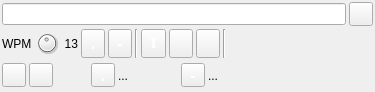
<?xml version="1.0" encoding="UTF-8"?>
<ui version="4.0">
 <class>CWKeyerGUI</class>
 <widget class="QWidget" name="CWKeyerGUI">
  <property name="geometry">
   <rect>
    <x>0</x>
    <y>0</y>
    <width>375</width>
    <height>92</height>
   </rect>
  </property>
  <property name="font">
   <font>
    <family>Liberation Sans</family>
    <pointsize>9</pointsize>
   </font>
  </property>
  <property name="windowTitle">
   <string>CW манипулятор</string>
  </property>
  <layout class="QGridLayout" name="gridLayout" columnstretch="1,0,0">
   <property name="leftMargin">
    <number>2</number>
   </property>
   <property name="topMargin">
    <number>2</number>
   </property>
   <property name="rightMargin">
    <number>2</number>
   </property>
   <property name="bottomMargin">
    <number>2</number>
   </property>
   <property name="spacing">
    <number>3</number>
   </property>
   <item row="3" column="0" colspan="3">
    <layout class="QHBoxLayout" name="controlBtns">
     <property name="spacing">
      <number>3</number>
     </property>
     <item>
      <widget class="QLabel" name="cwSpeedLabel">
       <property name="text">
        <string>WPM</string>
       </property>
      </widget>
     </item>
     <item>
      <widget class="QDial" name="cwSpeed">
       <property name="maximumSize">
        <size>
         <width>24</width>
         <height>24</height>
        </size>
       </property>
       <property name="toolTip">
        <string>Скорость CW (WPM)</string>
       </property>
       <property name="minimum">
        <number>1</number>
       </property>
       <property name="maximum">
        <number>26</number>
       </property>
       <property name="pageStep">
        <number>1</number>
       </property>
       <property name="value">
        <number>13</number>
       </property>
      </widget>
     </item>
     <item>
      <widget class="QLabel" name="cwSpeedText">
       <property name="minimumSize">
        <size>
         <width>16</width>
         <height>0</height>
        </size>
       </property>
       <property name="font">
        <font>
         <family>Liberation Sans</family>
         <pointsize>9</pointsize>
        </font>
       </property>
       <property name="toolTip">
        <string>Скорость CW (WPM)</string>
       </property>
       <property name="text">
        <string>13</string>
       </property>
       <property name="alignment">
        <set>Qt::AlignRight|Qt::AlignTrailing|Qt::AlignVCenter</set>
       </property>
      </widget>
     </item>
     <item>
      <widget class="ButtonSwitch" name="playDots">
       <property name="sizePolicy">
        <sizepolicy hsizetype="Minimum" vsizetype="Minimum">
         <horstretch>0</horstretch>
         <verstretch>0</verstretch>
        </sizepolicy>
       </property>
       <property name="minimumSize">
        <size>
         <width>24</width>
         <height>24</height>
        </size>
       </property>
       <property name="palette">
        <palette>
         <active>
          <colorrole role="ButtonText">
           <brush brushstyle="SolidPattern">
            <color alpha="255">
             <red>255</red>
             <green>255</green>
             <blue>255</blue>
            </color>
           </brush>
          </colorrole>
         </active>
         <inactive>
          <colorrole role="ButtonText">
           <brush brushstyle="SolidPattern">
            <color alpha="255">
             <red>255</red>
             <green>255</green>
             <blue>255</blue>
            </color>
           </brush>
          </colorrole>
         </inactive>
         <disabled>
          <colorrole role="ButtonText">
           <brush brushstyle="SolidPattern">
            <color alpha="255">
             <red>255</red>
             <green>255</green>
             <blue>255</blue>
            </color>
           </brush>
          </colorrole>
         </disabled>
        </palette>
       </property>
       <property name="font">
        <font>
         <family>Liberation Sans</family>
         <pointsize>12</pointsize>
         <bold>true</bold>
        </font>
       </property>
       <property name="toolTip">
        <string>Отправить точки</string>
       </property>
       <property name="text">
        <string>.</string>
       </property>
      </widget>
     </item>
     <item>
      <widget class="ButtonSwitch" name="playDashes">
       <property name="sizePolicy">
        <sizepolicy hsizetype="Minimum" vsizetype="Minimum">
         <horstretch>0</horstretch>
         <verstretch>0</verstretch>
        </sizepolicy>
       </property>
       <property name="minimumSize">
        <size>
         <width>24</width>
         <height>24</height>
        </size>
       </property>
       <property name="palette">
        <palette>
         <active>
          <colorrole role="ButtonText">
           <brush brushstyle="SolidPattern">
            <color alpha="255">
             <red>255</red>
             <green>255</green>
             <blue>255</blue>
            </color>
           </brush>
          </colorrole>
         </active>
         <inactive>
          <colorrole role="ButtonText">
           <brush brushstyle="SolidPattern">
            <color alpha="255">
             <red>255</red>
             <green>255</green>
             <blue>255</blue>
            </color>
           </brush>
          </colorrole>
         </inactive>
         <disabled>
          <colorrole role="ButtonText">
           <brush brushstyle="SolidPattern">
            <color alpha="255">
             <red>255</red>
             <green>255</green>
             <blue>255</blue>
            </color>
           </brush>
          </colorrole>
         </disabled>
        </palette>
       </property>
       <property name="font">
        <font>
         <family>Liberation Sans</family>
         <pointsize>12</pointsize>
         <bold>true</bold>
        </font>
       </property>
       <property name="toolTip">
        <string>Отправить тире</string>
       </property>
       <property name="text">
        <string>-</string>
       </property>
      </widget>
     </item>
     <item>
      <widget class="Line" name="line_2">
       <property name="orientation">
        <enum>Qt::Vertical</enum>
       </property>
      </widget>
     </item>
     <item>
      <widget class="ButtonSwitch" name="playText">
       <property name="sizePolicy">
        <sizepolicy hsizetype="Minimum" vsizetype="Minimum">
         <horstretch>0</horstretch>
         <verstretch>0</verstretch>
        </sizepolicy>
       </property>
       <property name="minimumSize">
        <size>
         <width>24</width>
         <height>24</height>
        </size>
       </property>
       <property name="palette">
        <palette>
         <active>
          <colorrole role="ButtonText">
           <brush brushstyle="SolidPattern">
            <color alpha="255">
             <red>255</red>
             <green>255</green>
             <blue>255</blue>
            </color>
           </brush>
          </colorrole>
         </active>
         <inactive>
          <colorrole role="ButtonText">
           <brush brushstyle="SolidPattern">
            <color alpha="255">
             <red>255</red>
             <green>255</green>
             <blue>255</blue>
            </color>
           </brush>
          </colorrole>
         </inactive>
         <disabled>
          <colorrole role="ButtonText">
           <brush brushstyle="SolidPattern">
            <color alpha="255">
             <red>106</red>
             <green>104</green>
             <blue>100</blue>
            </color>
           </brush>
          </colorrole>
         </disabled>
        </palette>
       </property>
       <property name="font">
        <font>
         <family>DejaVu Serif</family>
         <pointsize>9</pointsize>
         <bold>true</bold>
        </font>
       </property>
       <property name="toolTip">
        <string>Отправить текст</string>
       </property>
       <property name="text">
        <string>T</string>
       </property>
       <property name="checkable">
        <bool>true</bool>
       </property>
      </widget>
     </item>
     <item>
      <widget class="ButtonSwitch" name="playLoopCW">
       <property name="sizePolicy">
        <sizepolicy hsizetype="Minimum" vsizetype="Minimum">
         <horstretch>0</horstretch>
         <verstretch>0</verstretch>
        </sizepolicy>
       </property>
       <property name="minimumSize">
        <size>
         <width>24</width>
         <height>24</height>
        </size>
       </property>
       <property name="toolTip">
        <string>Передача в цикле</string>
       </property>
       <property name="icon">
        <iconset resource="../resources/res.qrc">
         <normaloff>:/playloop.png</normaloff>:/playloop.png</iconset>
       </property>
       <property name="iconSize">
        <size>
         <width>16</width>
         <height>16</height>
        </size>
       </property>
       <property name="checkable">
        <bool>true</bool>
       </property>
      </widget>
     </item>
     <item>
      <widget class="ButtonSwitch" name="playStop">
       <property name="sizePolicy">
        <sizepolicy hsizetype="Minimum" vsizetype="Minimum">
         <horstretch>0</horstretch>
         <verstretch>0</verstretch>
        </sizepolicy>
       </property>
       <property name="minimumSize">
        <size>
         <width>24</width>
         <height>24</height>
        </size>
       </property>
       <property name="toolTip">
        <string>Старт/стоп передачи</string>
       </property>
       <property name="icon">
        <iconset resource="../resources/res.qrc">
         <normaloff>:/play.png</normaloff>
         <normalon>:/stop.png</normalon>:/play.png</iconset>
       </property>
       <property name="iconSize">
        <size>
         <width>16</width>
         <height>16</height>
        </size>
       </property>
       <property name="checkable">
        <bool>true</bool>
       </property>
       <property name="autoRaise">
        <bool>false</bool>
       </property>
      </widget>
     </item>
     <item>
      <widget class="Line" name="line">
       <property name="orientation">
        <enum>Qt::Vertical</enum>
       </property>
      </widget>
     </item>
     <item>
      <spacer name="horizontalSpacer">
       <property name="orientation">
        <enum>Qt::Horizontal</enum>
       </property>
       <property name="sizeHint" stdset="0">
        <size>
         <width>40</width>
         <height>20</height>
        </size>
       </property>
      </spacer>
     </item>
    </layout>
   </item>
   <item row="2" column="0" colspan="3">
    <layout class="QHBoxLayout" name="cwTextLayout">
     <item>
      <widget class="QLineEdit" name="cwTextEdit">
       <property name="toolTip">
        <string>Текст CW</string>
       </property>
      </widget>
     </item>
     <item>
      <widget class="QPushButton" name="cwTextClear">
       <property name="minimumSize">
        <size>
         <width>24</width>
         <height>24</height>
        </size>
       </property>
       <property name="maximumSize">
        <size>
         <width>24</width>
         <height>24</height>
        </size>
       </property>
       <property name="toolTip">
        <string>Очистить текст CW</string>
       </property>
       <property name="text">
        <string/>
       </property>
       <property name="icon">
        <iconset resource="../resources/res.qrc">
         <normaloff>:/clear.png</normaloff>:/clear.png</iconset>
       </property>
       <property name="iconSize">
        <size>
         <width>16</width>
         <height>16</height>
        </size>
       </property>
      </widget>
     </item>
    </layout>
   </item>
   <item row="4" column="0" colspan="3">
    <layout class="QHBoxLayout" name="cwKeysLayout">
     <item>
      <widget class="ButtonSwitch" name="keyboardKeyer">
       <property name="minimumSize">
        <size>
         <width>24</width>
         <height>24</height>
        </size>
       </property>
       <property name="toolTip">
        <string>Вкл. клавиши манипулятора</string>
       </property>
       <property name="text">
        <string/>
       </property>
       <property name="icon">
        <iconset resource="../resources/res.qrc">
         <normaloff>:/keyboard.png</normaloff>:/keyboard.png</iconset>
       </property>
       <property name="checkable">
        <bool>true</bool>
       </property>
      </widget>
     </item>
     <item>
      <widget class="QToolButton" name="keyingStyle">
       <property name="minimumSize">
        <size>
         <width>24</width>
         <height>24</height>
        </size>
       </property>
       <property name="toolTip">
        <string>Стиль: прямой или иамб.</string>
       </property>
       <property name="text">
        <string/>
       </property>
       <property name="icon">
        <iconset resource="../resources/res.qrc">
         <normaloff>:/iambickey.png</normaloff>
         <normalon>:/morsekey.png</normalon>:/iambickey.png</iconset>
       </property>
       <property name="checkable">
        <bool>true</bool>
       </property>
      </widget>
     </item>
     <item>
      <widget class="QLabel" name="cwMouseKeyerPad">
       <property name="minimumSize">
        <size>
         <width>32</width>
         <height>0</height>
        </size>
       </property>
       <property name="toolTip">
        <string>Наведите мышь для CW</string>
       </property>
       <property name="frameShape">
        <enum>QFrame::NoFrame</enum>
       </property>
       <property name="text">
        <string/>
       </property>
       <property name="pixmap">
        <pixmap resource="../resources/res.qrc">:/mouse.png</pixmap>
       </property>
      </widget>
     </item>
     <item>
      <widget class="ButtonSwitch" name="keyDotCapture">
       <property name="sizePolicy">
        <sizepolicy hsizetype="Minimum" vsizetype="Minimum">
         <horstretch>0</horstretch>
         <verstretch>0</verstretch>
        </sizepolicy>
       </property>
       <property name="minimumSize">
        <size>
         <width>24</width>
         <height>24</height>
        </size>
       </property>
       <property name="maximumSize">
        <size>
         <width>24</width>
         <height>24</height>
        </size>
       </property>
       <property name="palette">
        <palette>
         <active>
          <colorrole role="ButtonText">
           <brush brushstyle="SolidPattern">
            <color alpha="255">
             <red>255</red>
             <green>255</green>
             <blue>255</blue>
            </color>
           </brush>
          </colorrole>
         </active>
         <inactive>
          <colorrole role="ButtonText">
           <brush brushstyle="SolidPattern">
            <color alpha="255">
             <red>255</red>
             <green>255</green>
             <blue>255</blue>
            </color>
           </brush>
          </colorrole>
         </inactive>
         <disabled>
          <colorrole role="ButtonText">
           <brush brushstyle="SolidPattern">
            <color alpha="255">
             <red>190</red>
             <green>190</green>
             <blue>190</blue>
            </color>
           </brush>
          </colorrole>
         </disabled>
        </palette>
       </property>
       <property name="font">
        <font>
         <family>Liberation Sans</family>
         <pointsize>12</pointsize>
         <bold>true</bold>
        </font>
       </property>
       <property name="toolTip">
        <string>Клавиша для точек</string>
       </property>
       <property name="text">
        <string>.</string>
       </property>
       <property name="checkable">
        <bool>true</bool>
       </property>
      </widget>
     </item>
     <item>
      <widget class="QLabel" name="keyDotLabel">
       <property name="minimumSize">
        <size>
         <width>60</width>
         <height>0</height>
        </size>
       </property>
       <property name="text">
        <string>...</string>
       </property>
      </widget>
     </item>
     <item>
      <widget class="ButtonSwitch" name="keyDashCapture">
       <property name="sizePolicy">
        <sizepolicy hsizetype="Minimum" vsizetype="Minimum">
         <horstretch>0</horstretch>
         <verstretch>0</verstretch>
        </sizepolicy>
       </property>
       <property name="minimumSize">
        <size>
         <width>24</width>
         <height>24</height>
        </size>
       </property>
       <property name="maximumSize">
        <size>
         <width>24</width>
         <height>24</height>
        </size>
       </property>
       <property name="palette">
        <palette>
         <active>
          <colorrole role="ButtonText">
           <brush brushstyle="SolidPattern">
            <color alpha="255">
             <red>255</red>
             <green>255</green>
             <blue>255</blue>
            </color>
           </brush>
          </colorrole>
         </active>
         <inactive>
          <colorrole role="ButtonText">
           <brush brushstyle="SolidPattern">
            <color alpha="255">
             <red>255</red>
             <green>255</green>
             <blue>255</blue>
            </color>
           </brush>
          </colorrole>
         </inactive>
         <disabled>
          <colorrole role="ButtonText">
           <brush brushstyle="SolidPattern">
            <color alpha="255">
             <red>190</red>
             <green>190</green>
             <blue>190</blue>
            </color>
           </brush>
          </colorrole>
         </disabled>
        </palette>
       </property>
       <property name="font">
        <font>
         <family>Liberation Sans</family>
         <pointsize>12</pointsize>
         <bold>true</bold>
        </font>
       </property>
       <property name="toolTip">
        <string>Клавиша для тире</string>
       </property>
       <property name="text">
        <string>-</string>
       </property>
       <property name="checkable">
        <bool>true</bool>
       </property>
      </widget>
     </item>
     <item>
      <widget class="QLabel" name="keyDashLabel">
       <property name="minimumSize">
        <size>
         <width>60</width>
         <height>0</height>
        </size>
       </property>
       <property name="text">
        <string>...</string>
       </property>
      </widget>
     </item>
     <item>
      <spacer name="horizontalSpacer_2">
       <property name="orientation">
        <enum>Qt::Horizontal</enum>
       </property>
       <property name="sizeHint" stdset="0">
        <size>
         <width>40</width>
         <height>20</height>
        </size>
       </property>
      </spacer>
     </item>
    </layout>
   </item>
  </layout>
 </widget>
 <customwidgets>
  <customwidget>
   <class>ButtonSwitch</class>
   <extends>QToolButton</extends>
   <header>gui/buttonswitch.h</header>
  </customwidget>
 </customwidgets>
 <tabstops>
  <tabstop>playLoopCW</tabstop>
 </tabstops>
 <resources>
  <include location="../resources/res.qrc"/>
 </resources>
 <connections/>
</ui>
